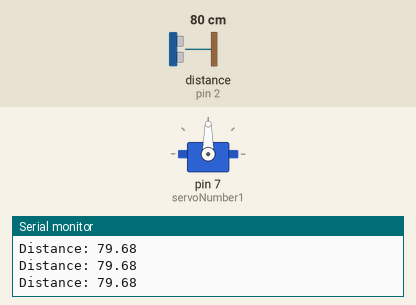
The sketch below on a simulated Arduino Uno, built with avr-gcc and run on an emulated ATmega328P. Shown: servo, the last lines printed to the serial monitor. Wiring (inferred from the names in the program): ultrasonic range finder: trigger pin 3; echo pin 2. Inputs (shaded band) come from the test bench; at power-on: distance to the obstacle (sensor on pin 2) 80 cm. The echo pulse lasts 58.3 µs per cm.

Above: at 1.2 s.
1.3 s: distance to the obstacle (sensor on pin 2) set to 54 cm
4.3 s: distance to the obstacle (sensor on pin 2) set to 47 cm
At 5.7 s:
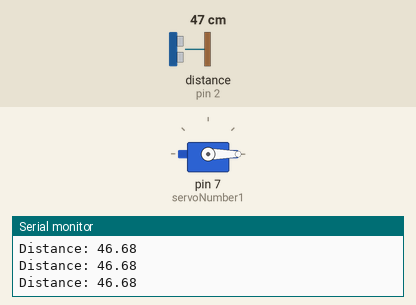
6.0 s: distance to the obstacle (sensor on pin 2) set to 60 cm
At 6.8 s:
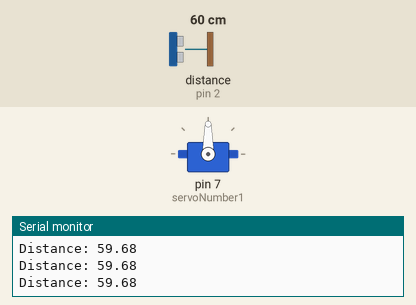
7.6 s: distance to the obstacle (sensor on pin 2) set to 2 cm
At 9.2 s:
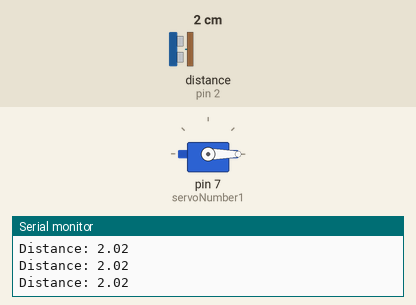
Timing chart, 0 to 10.2 s (numbered marks = the images above; inputs shaded):
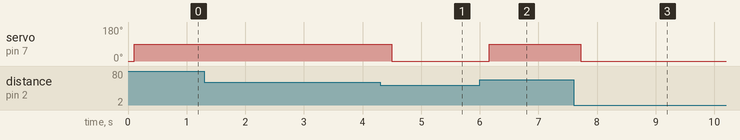

The sketch:

code.ino
```cpp
/*
 * Module uses an ultrasonic distance sensor to detect
 * whether a servo should be turned or not.
 * Created by: James Couse
*/

#include <Servo.h>

Servo servoNumber1;
const int trigPin = 3;
const int echoPin = 2;
float duration, distance;

// setup
void setup() {
  pinMode(trigPin, OUTPUT);
  pinMode(echoPin, INPUT);
  Serial.begin(9600);
  servoNumber1.attach(7);
  servoNumber1.write(0);
}

// loop
void loop() {
  digitalWrite(trigPin, LOW);
  delayMicroseconds(2);
  digitalWrite(trigPin, HIGH);
  delayMicroseconds(10);
  digitalWrite(trigPin, LOW);

  duration = pulseIn(echoPin, HIGH);
  distance = (duration*.0343)/2;
  Serial.print("Distance: ");
  Serial.println(distance);
  delay(100);

  if (distance > 50) {
      servoNumber1.write(90);
  } else {
      servoNumber1.write(0);
  }

}
```

Measured:
- the behaviour switches between 51 and 50 cm on distance to the obstacle (sensor on pin 2) (found by bisection; images 0 and 1)
- after the input at 4.3 s, servo on pin 7 (servoNumber1): 90° → 0° after 0.20 s
- after the input at 6.0 s, servo on pin 7 (servoNumber1): 0° → 90° after 0.16 s
- after the input at 7.6 s, servo on pin 7 (servoNumber1): 90° → 0° after 0.13 s
